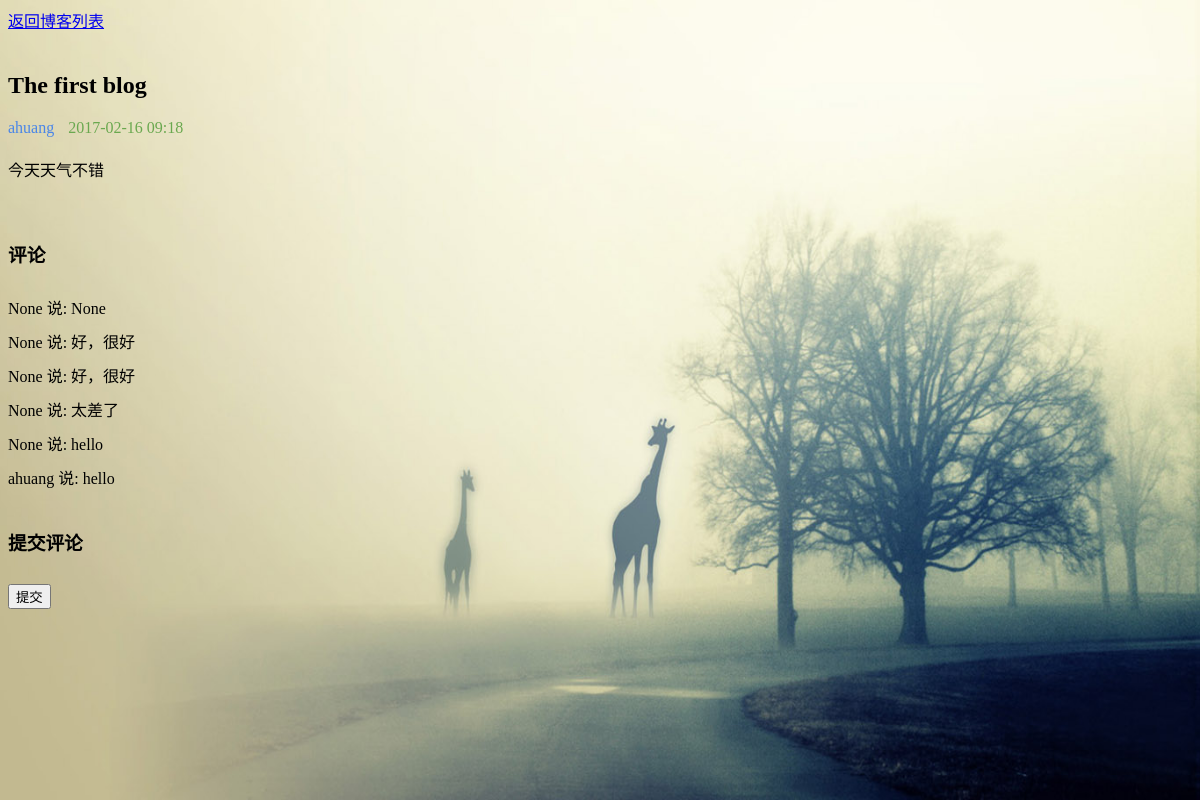
The page /blog/detail/1/ on the database its author committed.
### blog/models.py (models this page shows, shortened)
class BlogPost(models.Model):
    title = models.CharField(max_length=200)
    author = models.CharField(max_length=20, null=True)
    content = models.TextField()
    timestamp = models.DateTimeField()

class Comment(models.Model):
    blog = models.ForeignKey(BlogPost, verbose_name='blog')
    name = models.CharField(max_length=20, null=True)
    content = models.CharField(max_length=200, null=True)
    created = models.DateTimeField(null=True)

### blog/views.py (the view)
# urls.py: url(r'^detail/(\d+)/$', get_detail,
def get_detail(request, blog_id):
    try:
        blog = BlogPost.objects.get(id=blog_id)
    except BlogPost.DoesNotExist:
        raise Http404
    if request.method == 'GET':
        form = CommentForm()
    else:
        form = CommentForm(request.POST)
        if form.is_valid():
            cleaned_data = form.cleaned_data
            cleaned_data['blog'] = blog
            Comment.objects.create(**cleaned_data)
    ctx = {
        'blog': blog,
        'comments': blog.comment_set.all().order_by('-created'),
        'form': form
    }
    return render(request, 'blog-detail.html', ctx)

### blog/templates/blog-detail.html (shortened to what this page needs)
<!DOCTYPE html>
<html lang="en">
<head>
    {% load staticfiles %}
</head>
<body>
    <div class="container">
        <div id="bg">
            {% load staticfiles %}
            <img src="{% static 'image/back.jpg' %}" alt="">
        </div>
        <div class="title">
            <a href="http://172.17.137.176:8000/blog/login/blog-list/">返回博客列表</a>
        </div>
        <div class="content">
            <div class="blog">
                <div class="title">
                    <h2>{{ blog.title }}</h2>
                </div>
                <div class="info">
                    <span class="author" style="color: #4a86e8">{{ blog.author }}</span>
                    <span class="timestamp" style="color: #6aa84f">{{ blog.timestamp|date:"Y-m-d H:i" }}</span>
                </div>
                <div class="summary">
                    {{ blog.content }}
                </div>
            </div>
            <div class="comment">
                <div class="comments-display" style="padding-top: 20px;">
                    <h3>评论</h3>
                    {% for comment in comments %}
                    <div class="comment-field" style="padding-top: 10px;">
                        {{ comment.name }} 说: {{ comment.content }}
                    </div>
                    {% endfor %}
                </div>
                <div class="comment-post" style="padding-top: 20px;">
                    <h3>提交评论</h3>
                    <form action="{% url 'blog_get_detail' blog.id %}" method="post">
                        <button type="submit" style="margin-top: 10px">提交</button>
                    </form>
                </div>
            </div>
        </div>
    </div>
</body>
</html>

### blog/templates/blog-detail.html (style rules this page uses)
.blog { padding: 20px 0px; }
.blog .info span { padding-right: 10px; }
.blog .summary { padding-top: 20px; }
#bg img { position:absolute; left:0; right:0; bottom:0; margin:auto; width:100%; height:100%; z-index:-1; }

### rows shown on the page
BlogPost: title "The first blog", author "ahuang", timestamp "2017-02-16 09:18", content "今天天气不错"
Comment: name "None", content "None"
Comment: name "None", content "好，很好"
Comment: name "None", content "好，很好"
Comment: name "None", content "太差了"
Comment: name "None", content "hello"
Comment: name "ahuang", content "hello"
